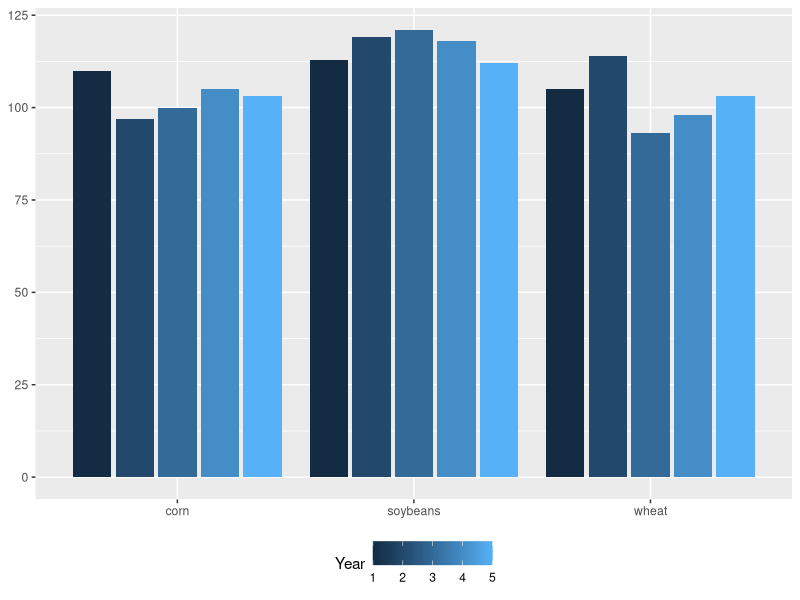
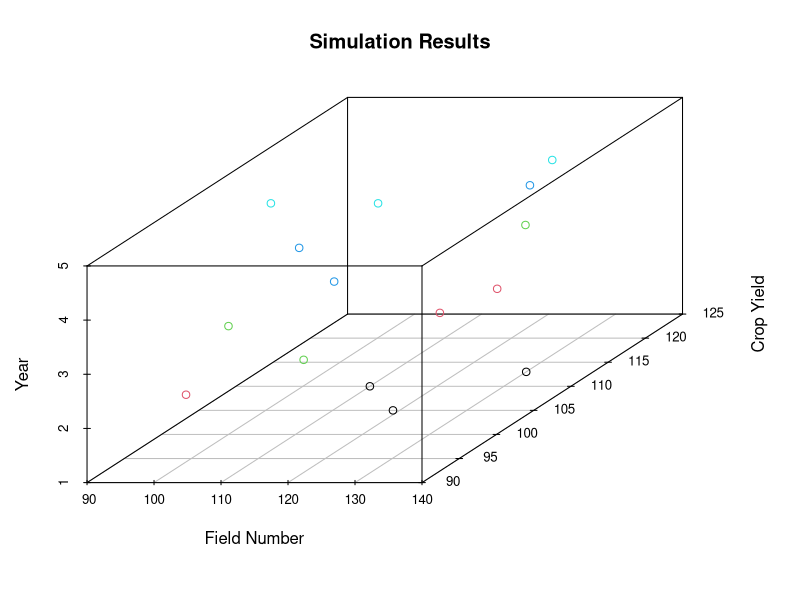

These figures' R source, in order:
## ---- chunk 1
library(ggplot2)
library(scatterplot3d)
## ---- chunk 2
# A crops constructor.  Create one of these for your class.  This is executed when the first instance of the class
# is created.  In this case
crops <- function(aCropType,
                  aCropYield,
                  aYear,
                  aFieldNumber) {
  aLen <- length(aCropType)                                               # store the length of aCropType
  aDataFrame <- NULL                                                      # initialize aDataFrame
  if ((aLen != length(aCropYield) |                                       # Multiple OR statements (use the | character)
       (aLen != length(aYear)) | (aLen != length(aFieldNumber)))) {
    cat("Error: Parameters need to be of the same length!")               # Send out an error message 
                                                                          #   This is your error handler!
  } else {                                  
    aDataFrame <-                                                         # initialize your data frame
      data.frame(
        cropType = aCropType,
        cropYield = aCropYield,
        year = aYear,
        fieldNumber = aFieldNumber
      )
    class(aDataFrame) <- "crops"                                          # initialize your class using the dataframe
  }                                                                       # and call it crops
  return(aDataFrame)
}

# Implement a print function for the class
print.crops <- function(obj) {            #  This is extremely basic.  
  aDF <- data.frame(unclass(obj))         #  Unclass the object, turn it into a dataframe
  print(aDF)                              #  Print the dataframe
}
## ---- chunk 3
# Create new class function
cropMean <- function(anObj) {
  UseMethod("cropMean")
}
# The default could have handled the mean, but built this to show a generic class and an extension
cropMean.default <- function(anObj) {
  cat("This is a generic function\n")
}
cropMean.crops <- function(anObj) {
  anObj <- data.frame(unclass(anObj))
  aResult <- mean(anObj$cropYield)
  return(aResult)
}


cropYearlyMean <- function(anObj) {
  UseMethod("cropYearlyMean")
}
cropYearlyMean.default <- function(anObj) {
  cat("This is a generic function\n")
}
cropYearlyMean.crops <- function(anObj) {
  anObj <- data.frame(unclass(anObj))
  aResult <- aggregate(anObj[, "cropYield"], list(year = anObj$year), mean)
  colnames(aResult) <- c("Year", "Mean")
  return(aResult)
}


# Create new addCrops class function.  This will add or merge crops into a single data structure.
addCrops <- function(anObj, aNewObj) {
  UseMethod("addCrops")
}
addCrops.default <- function(anObj, aNewObj) {
  cat("This is a generic function\n")
}

addCrops.crops <- function(anObj, aNewObj) {
  anObj <- data.frame(unclass(anObj))
  aNewObj <- data.frame(unclass(aNewObj))
  aResult <- rbind(anObj, aNewObj)
  class(aResult) <- "crops"
  return(aResult)
}
## ---- chunk 4
# Test new class
aTestCrop <- crops(             # NOTICE each of these have FIVE elements.  That is important!
    rep("soybeans", 5),         # Remember the use of the repeat function
    aCropYield = 6:10,          # Setup crop yields as numbers between 6 and 10
    aYear = c(1, 1, 1, 1, 1),   # Setup years as a concatenation of year 1 
    aFieldNumber = 1:5          # Setup field number as 1 - 5
)
class(aTestCrop)                 
cropMean(aTestCrop)             
aTestCrop

aNewTestCrop <- crops(rep("wheat", 5), 6:10, 1:5, 1:5)
aTestCrop <- addCrops(aTestCrop, aNewTestCrop)

aNewTestCrop <- crops(rep("corn", 10), 1:10, 1:10, 1:10)
aTestCrop <- addCrops(aTestCrop, aNewTestCrop)
cropMean(aTestCrop)
cropYearlyMean(aTestCrop)
aTestCrop

# Test Error Handling
aNewTestCrop <- crops(rep("soybeans", 5), 5:10, 1:5, 1:5)
## ---- chunk 5
setClass(                               
  "Farm_Worker",
  representation(
    ID = "numeric",
    Crop_Skillset = "character",
    Multiple_Types = "logical"
  )
)
Farm_Worker <- function(anId, aCrop_Skillset, aMultiple_Types) {
  aResult <-
    new(
      "Farm_Worker",
      ID = anId,
      Crop_Skillset = aCrop_Skillset,
      Multiple_Types = aMultiple_Types
    )
  return(aResult)
}

# Create new generic function
setGeneric("Worker_Summary",
           function(anObj) {
             standardGeneric("Worker_Summary")
           })

setMethod("Worker_Summary", "Farm_Worker",
          function(anObj) {
            ids <- slot(anObj, "ID")
            #    cat("Total number of workers: ",length(ids),"\n")
            multiSkilled <- sum(anObj@Multiple_Types)
            
            skillsetTable <-
              table(crop = anObj@Crop_Skillset,
                    multiSkill = anObj@Multiple_Types)
            #    print(skillsetTable)
            aResult <- data.frame(skillsetTable)
            return(aResult)
          })
setGeneric("Add_Worker",
           function(anObj, aNewObj) {
             standardGeneric("Add_Worker")
           })

setMethod("Add_Worker", "Farm_Worker",
          function(anObj, aNewObj) {
            anIndex <- length(anObj@ID)
            anObj@ID <- append(anObj@ID, aNewObj@ID, anIndex)
            anObj@Crop_Skillset <-
              append(anObj@Crop_Skillset, aNewObj@Crop_Skillset, anIndex)
            anObj@Multiple_Types <-
              append(anObj@Multiple_Types, aNewObj@Multiple_Types, anIndex)
            return(anObj)
          })
## ---- chunk 6
cornWorkers <- Farm_Worker(1:10, rep("corn", 10), rep(FALSE, 10))
wheatWorkers <- Farm_Worker(11:15, rep("wheat", 5), rep(FALSE, 5))
soybeanWorkers <- Farm_Worker(16:20, rep("soybeans", 5), rep(FALSE, 5))
superWorkers <- Farm_Worker(21:25, rep("corn", 5), rep(TRUE, 5))
workers <- cornWorkers
workers <- Add_Worker(workers, wheatWorkers)
workers <- Add_Worker(workers, soybeanWorkers)
workers <- Add_Worker(workers, superWorkers)
aSummary <- Worker_Summary(workers)
aSummary
## ---- chunk 7
setClass("FT Employee", contains = "Farm_Worker", representation(name = "character"))
aWorker2 <-
  new(
    "FT Employee",
    ID = 1,
    Crop_Skillset = "corn",
    Multiple_Types = FALSE,
    name = "Joe"
  )

# Test
aWorker2
class(aWorker2)
Worker_Summary(aWorker2)
str(aWorker2)
## ---- chunk 8
rm(cornWorkers)
rm(wheatWorkers)
rm(soybeanWorkers)
rm(superWorkers)
rm(workers)
rm(aSummary)
rm(aTestCrop)
rm(aNewTestCrop)
rm(aWorker2)
## ---- chunk 9
farmSim <- function(cornWorkers = 0,
                    wheatWorkers = 0,
                    soybeanWorkers = 0,
                    multiSkilledWorkers = 0,
                    workerSD = 0,
                    cornFields = 0,
                    wheatFields = 0,
                    soybeanFields = 0,
                    fieldSD = 0,
                    yearsToSim = 1) {
  # Internal function to generate a work pool, with a normal distribution, for a year.  The work pool
  # changes are meant to simulate work force fluctuations.  Any negatives work force distributions are
  # voided out and set to zero.
  workPool <-
    function(cornWorkers = 0,
             wheatWorkers = 0,
             soybeanWorkers = 0,
             multiSkilledWorkers = 0,
             workerSD = 0) {
      nbrWorkers <- round(rnorm(1, cornWorkers, workerSD))
      if (nbrWorkers < 0)
        nbrWorkers = 0
      workers <-
        Farm_Worker(1:nbrWorkers,
                    rep("corn", nbrWorkers),
                    rep(FALSE, nbrWorkers))
      
      anIndex <- nbrWorkers + 1
      nbrWorkers <- round(rnorm(1, wheatWorkers, workerSD))
      if (nbrWorkers < 0)
        nbrWorkers = 0
      anEndIndex <- anIndex + nbrWorkers - 1
      newWorkers <-
        Farm_Worker(anIndex:anEndIndex,
                    rep("wheat", nbrWorkers),
                    rep(FALSE, nbrWorkers))
      workers <- Add_Worker(workers, newWorkers)
      
      anIndex <- anIndex + nbrWorkers + 1
      nbrWorkers <- round(rnorm(1, soybeanWorkers, workerSD))
      if (nbrWorkers < 0)
        nbrWorkers = 0
      anEndIndex <- anIndex + nbrWorkers - 1
      newWorkers <-
        Farm_Worker(anIndex:anEndIndex,
                    rep("soybeans", nbrWorkers),
                    rep(FALSE, nbrWorkers))
      workers <- Add_Worker(workers, newWorkers)
      
      anIndex <- anIndex + nbrWorkers + 1
      nbrWorkers <- round(rnorm(1, multiSkilledWorkers, workerSD))
      if (nbrWorkers < 0)
        nbrWorkers = 0
      anEndIndex <- anIndex + nbrWorkers - 1
      newWorkers <-
        Farm_Worker(anIndex:anEndIndex,
                    rep("multi", nbrWorkers),
                    rep(TRUE, nbrWorkers))
      workers <- Add_Worker(workers, newWorkers)
      
      return(workers)
    }
  
  # This function is intended to dispense the multi-skilled workers when needed
  requestMultiSkill <-
    function(nbrRequested,
             setInitialNumber = 0,
             resetNumber = FALSE) {
      if (resetNumber == TRUE) {
        aMSWC <<- setInitialNumber
      }
      
      aResult <- 0
      if (nbrRequested <= aMSWC) {
        aResult <- nbrRequested
        aMSWC <<- aMSWC - nbrRequested
      } else {
        aResult <- aMSWC
        aMSWC <<- 0
      }
      
      return(aResult)
    }
  
  # This is the core loop for the simulation
  for (i in 1:yearsToSim) {
    aWorkPool <-
      workPool(cornWorkers,
               wheatWorkers,
               soybeanWorkers,
               multiSkilledWorkers,
               workerSD)
    aSummary <- Worker_Summary(aWorkPool)
    
    # Number of multi-skilled crop workers.  These workers will be used after the crop specific workers
    # have been depleted.
    nbrMultSkilledWorkers <-
      sum(aSummary[which(aSummary$multiSkill == TRUE), "Freq"])
    mSW <- requestMultiSkill(0, nbrMultSkilledWorkers, TRUE)
    
    
    # Start with Corn Sim
    nbrFields <- round(rnorm(1, cornFields, fieldSD))
    nbrWorkers <-
      aSummary[which((aSummary$crop == "corn") &
                       (aSummary$multiSkill == FALSE)), "Freq"]
    if (nbrFields < nbrWorkers) {
      if (exists("aCrop") == TRUE) {
        aNewCrop <-
          crops(
            "corn",
            aCropYield = nbrFields,
            aYear = i,
            aFieldNumber = nbrFields
          )
        aCrop <- addCrops(aCrop, aNewCrop)
      } else {
        aCrop <-
          crops(
            "corn",
            aCropYield = nbrFields,
            aYear = i,
            aFieldNumber = nbrFields
          )
      }
    } else {
      if (exists("aCrop") == TRUE) {
        mSW <- requestMultiSkill(nbrFields - nbrWorkers)
        aNewCrop <-
          crops(
            "corn",
            aCropYield = nbrWorkers + mSW,
            aYear = i,
            aFieldNumber = nbrFields
          )
        aCrop <- addCrops(aCrop, aNewCrop)
      } else {
        mSW <- requestMultiSkill(nbrFields - nbrWorkers)
        aCrop <-
          crops(
            "corn",
            aCropYield = nbrWorkers + mSW,
            aYear = i,
            aFieldNumber = nbrFields
          )
      }
    }
    
    # Soybean Sim
    nbrFields <- round(rnorm(1, soybeanFields, fieldSD))
    nbrWorkers <-
      aSummary[which((aSummary$crop == "soybeans") &
                       (aSummary$multiSkill == FALSE)), "Freq"]
    if (nbrFields < nbrWorkers) {
      aNewCrop <-
        crops(
          "soybeans",
          aCropYield = nbrFields,
          aYear = i,
          aFieldNumber = nbrFields
        )
      aCrop <- addCrops(aCrop, aNewCrop)
    } else {
      mSW <- requestMultiSkill(nbrFields - nbrWorkers)
      aNewCrop <-
        crops(
          "soybeans",
          aCropYield = nbrWorkers + mSW,
          aYear = i,
          aFieldNumber = nbrFields
        )
      aCrop <- addCrops(aCrop, aNewCrop)
    }
    
    # Wheat Sim
    nbrFields <- round(rnorm(1, wheatFields, fieldSD))
    nbrWorkers <-
      aSummary[which((aSummary$crop == "wheat") &
                       (aSummary$multiSkill == FALSE)), "Freq"]
    if (nbrFields < nbrWorkers) {
      aNewCrop <-
        crops(
          "wheat",
          aCropYield = nbrFields,
          aYear = i,
          aFieldNumber = nbrFields
        )
      aCrop <- addCrops(aCrop, aNewCrop)
    } else {
      mSW <- requestMultiSkill(nbrFields - nbrWorkers)
      aNewCrop <-
        crops(
          "wheat",
          aCropYield = nbrWorkers + mSW,
          aYear = i,
          aFieldNumber = nbrFields
        )
      aCrop <- addCrops(aCrop, aNewCrop)
    }
    
  }
  
  cat("\nCrop Yield Mean: ", cropMean(aCrop), "\n\n")
  
  cat("Yearly Projected Simulation Means: \n")
  print(cropYearlyMean(aCrop))
  
  cat("\n\nYearly Projected Simulation Details\n")
  print(aCrop)
  
  return(aCrop)
}



## ---- chunk 10
a <- farmSim(cornWorkers = 100,
             wheatWorkers = 100,
             soybeanWorkers = 100,
             multiSkilledWorkers = 20,
             workerSD = 5,
             cornFields = 100,
             wheatFields = 120,
             soybeanFields = 125,
             fieldSD = 5,
             yearsToSim = 5
)

test_plot <- as.data.frame(unclass(a))

ggplot(data=test_plot, 
       aes(x=test_plot$cropType, 
           y=test_plot$cropYield,
           fill = test_plot$year
        )) +
    geom_bar(stat="identity", position = "dodge2") +
    theme(
        plot.title = element_text("Simulation Results"),
        axis.title.x = element_blank(),
        axis.title.y = element_blank(),
        legend.position="bottom"
        ) +
    labs(fill = "Year")

scatterplot3d(test_plot$fieldNumber, 
              test_plot$cropYield, 
              test_plot$year, 
              main = "Simulation Results",
              xlab = "Field Number",
              ylab = "Crop Yield",
              zlab = "Year",
              color = test_plot$year)
